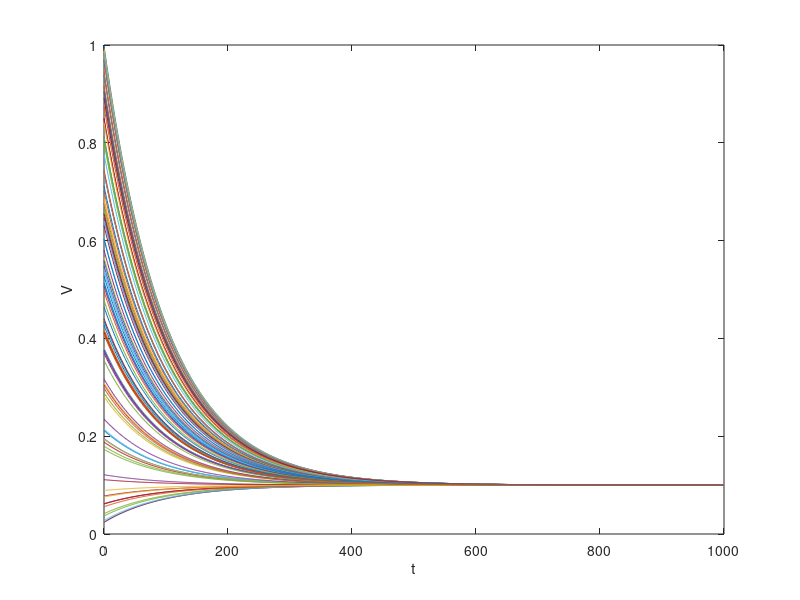

The MATLAB script that drew this image:
clear all
clc
n=1;
m=100;
I=0.1;
v0=rand(m,1);
h=0.01;
tmax=10;
tend=round(tmax/h);
v=zeros(m,tend);
v(:,1)=v0;
vth=10;
for t=1:tend
    v(:,t+1)=v(:,t)+h*(-v(:,t)+I);
end
for t=1:tend
    for n=1:m
        if v(n,t+1)>=vth;
           v(:,t+1)=v(n,t+1)+a;
           v(n,t+1)=0;
        end
    end
end
t=0:tend;
for n=1:m
    plot(t,v(n,:))
    hold on
end
xlabel('t')
ylabel('V')